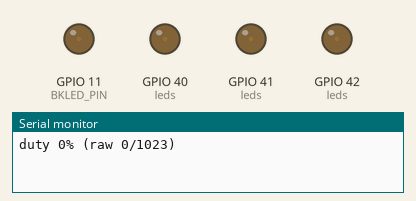
Simulated run of this sketch. Board: ESP32-S3. On the bench: output pins drawn as LEDs (lit = HIGH), the last lines printed to the serial monitor.

Above: at 0.05 s.
At 2.3 s:
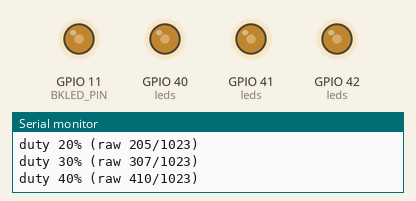
At 4.55 s:
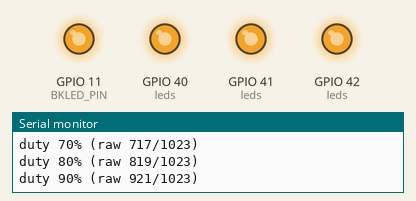
At 6.8 s:
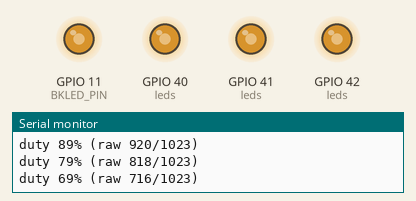
At 9.05 s:
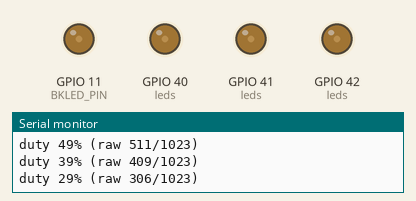
Timing chart, 0 to 13.1 s (numbered marks = the images above):
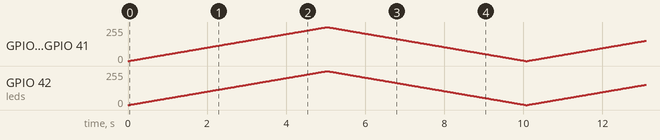

The sketch:

Treebeard_ESP32_Backlight_Test.ino
```cpp
// Bring-up test for ESP32-S3-WROOM-1U-N16R8 board: sweep the display backlight through its
// full PWM duty range so brightness -- and the resulting average voltage on the BKLED net --
// can be probed with a multimeter. Independent of the TFT_eSPI display driver: this only
// exercises the Q2 (2N7002 low-side)/Q1 (DMP3098L-7 high-side P-FET) backlight load switch,
// not the SPI data lines, so it can run standalone before the display itself is brought up.
//
// 2026-08-11: ESP_BKLED confirmed on GPIO11 (module pin 19) by direct probe with a plain
// digitalWrite hold test -- an earlier off-by-one misread of the pinout sheet had this on
// GPIO10 instead, which is actually TFT_MISO (a display data line, not the backlight).
//
// ESP_BKLED (GPIO11) drives Q2's gate through R12. Q2 ON pulls Q1's gate low (R8 is the
// passive pull-up fighting it), which turns the high-side P-FET on and connects VBUS to
// BKLED -- non-inverted: GPIO11 duty cycle maps directly to backlight duty cycle (0% = off,
// 100% = full brightness).
const int BKLED_PIN = 11;

// LED0/1/2 (GPIO40/41/42, confirmed working in Treebeard_ESP32_LED_Test.ino) driven at the same
// duty as BKLED every step -- a visual proxy for backlight brightness so it's readable at a
// glance while both hands are on multimeter probes. Perceived LED brightness vs. linear PWM
// duty is a steep, non-linear curve to the human eye (looks "stuck" near 0%/100% even though
// the duty -- and the BKLED net's actual average voltage -- is moving the whole time), so
// trust the multimeter over your eyes here.
const int LED0 = 40;
const int LED1 = 41;
const int LED2 = 42;
const int leds[] = {LED0, LED1, LED2};
const int numLeds = sizeof(leds) / sizeof(leds[0]);

const int PWM_FREQ_HZ = 1000;
const int PWM_RES_BITS = 10;
const int PWM_MAX = (1 << PWM_RES_BITS) - 1; // 1023

// Slow enough to track by hand with a multimeter probed on the BKLED net.
const uint32_t SWEEP_MS = 5000;
const uint32_t STEP_DELAY_US = (SWEEP_MS * 1000UL) / PWM_MAX;

void setup() {
  Serial.begin(115200);
  if (!ledcAttach(BKLED_PIN, PWM_FREQ_HZ, PWM_RES_BITS)) {
    Serial.println("ledcAttach failed: BKLED");
  }
  for (int i = 0; i < numLeds; i++) {
    if (!ledcAttach(leds[i], PWM_FREQ_HZ, PWM_RES_BITS)) {
      Serial.printf("ledcAttach failed: LED%d\n", i);
    }
  }
}

void sweepTo(int from, int to) {
  int step = (to > from) ? 1 : -1;
  int lastPrintedDecile = -1;
  for (int duty = from; duty != to + step; duty += step) {
    ledcWrite(BKLED_PIN, duty);
    for (int i = 0; i < numLeds; i++) {
      ledcWrite(leds[i], duty);
    }

    int decile = (duty * 10) / PWM_MAX;
    if (decile != lastPrintedDecile) {
      Serial.printf("duty %d%% (raw %d/%d)\n", (duty * 100) / PWM_MAX, duty, PWM_MAX);
      lastPrintedDecile = decile;
    }

    delayMicroseconds(STEP_DELAY_US);
  }
}

void loop() {
  sweepTo(0, PWM_MAX);     // 5s ramp up: dark -> full brightness
  sweepTo(PWM_MAX, 0);     // 5s ramp down: full brightness -> dark
}
```
